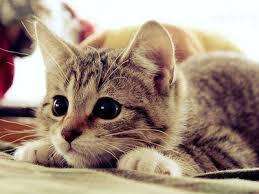
%> input picture cat.jpg, 259 x 194 px
$ octave shear2.m   (GNU Octave 9; MATLAB toolbox functions it lacks are replaced by stand-ins)
%> lines starting %> are read from the running program, lines starting %| are printed output that depends on the picture
clear;%shear
Image=rgb2gray(imread('cat.jpg'));
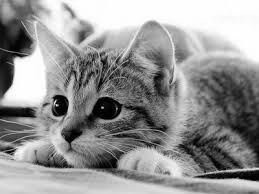
%> Image: size 194x259 uint8; min 0, max 255, mean 148.8
img1=affine2d([1 0.5 0;0 1 0;0 0 1]);%vertical
img2=affine2d([1 0 0;0.5 1 0;0 0 1]);%horizontal
C1=imwarp(Image,img1);
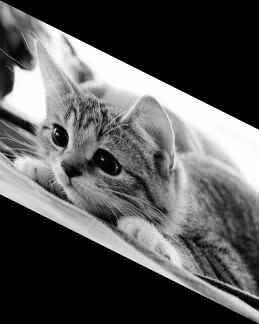
%> C1: size 324x259 uint8; min 0, max 255, mean 89.2
C2=imwarp(Image,img2);
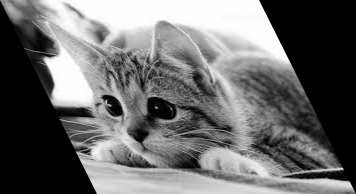
%> C2: size 194x356 uint8; min 0, max 255, mean 108.3
subplot(3,1,1);
imshow(Image);
title('Original image');
subplot(3,1,2);
imshow(C1);
title('Vertical shear');
subplot(3,1,3);
imshow(C2);
title('Horizontal shear');

$ run again, with axy expt3.jpg copied over cat.jpg
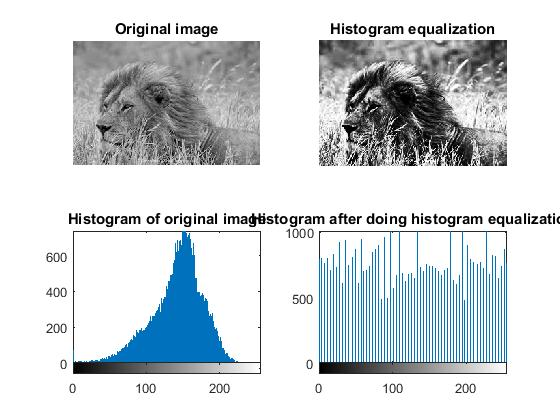
%> input picture axy expt3.jpg, 560 x 420 px
%> `C1=imwarp(Image,img1);`:
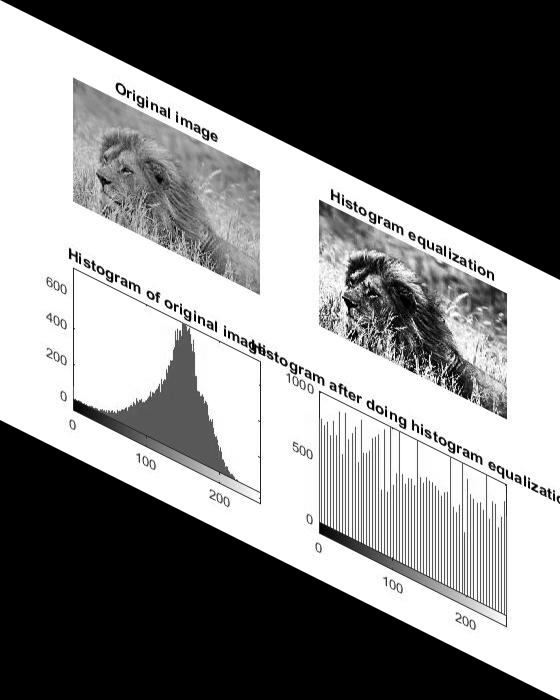
%> C1: size 700x560 uint8; min 0, max 255, mean 128.1
%> `C2=imwarp(Image,img2);`:
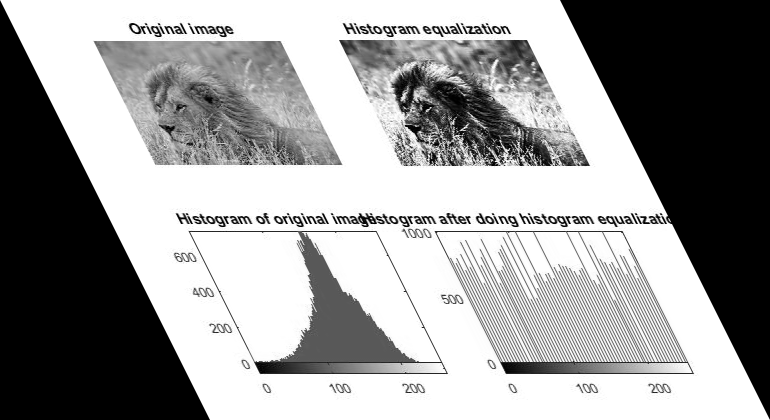
%> C2: size 420x770 uint8; min 0, max 255, mean 155.3

$ run again, with azfarcontrast.jpg copied over cat.jpg
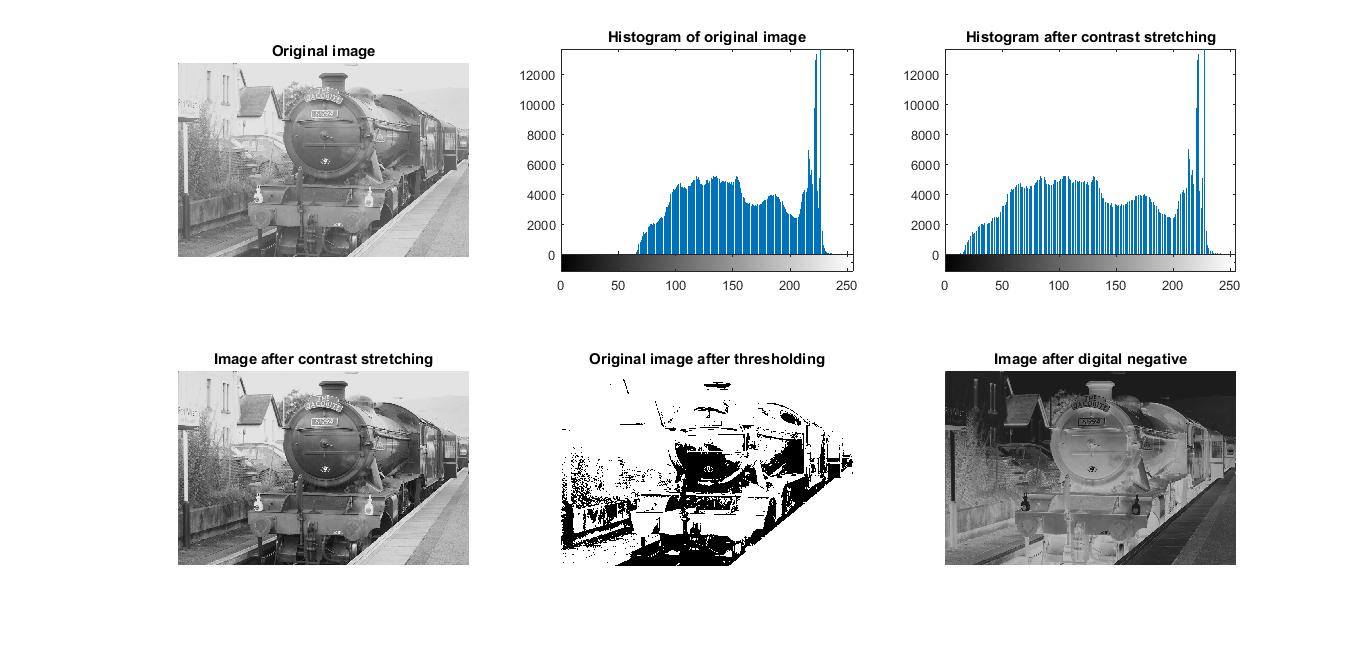
%> input picture azfarcontrast.jpg, 1366 x 651 px
%> `C1=imwarp(Image,img1);`:
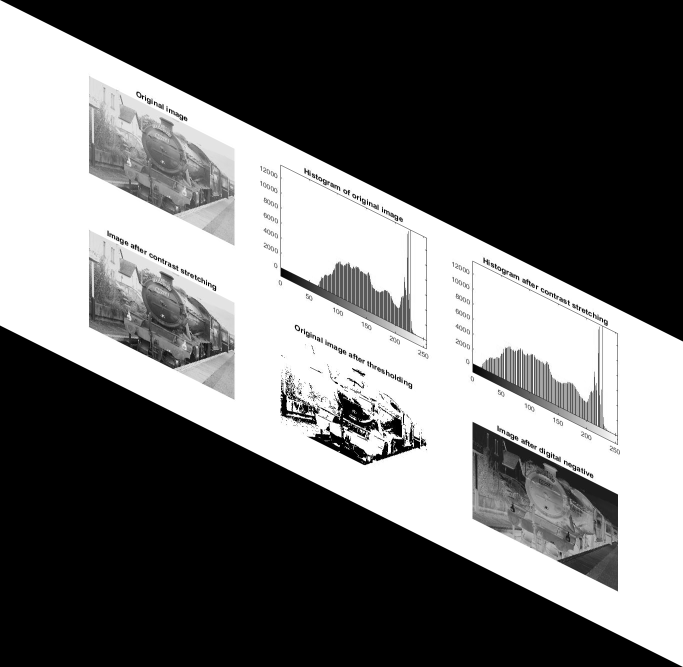
%> C1: size 1334x1366 uint8 (shown at 1/2 size); min 0, max 255, mean 107.2
%> `C2=imwarp(Image,img2);`:
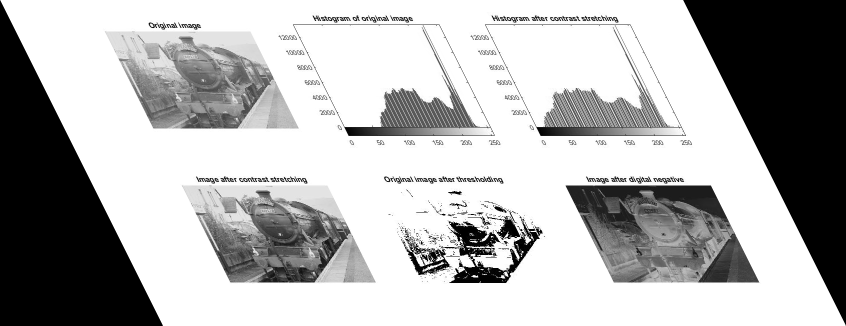
%> C2: size 651x1692 uint8 (shown at 1/2 size); min 0, max 255, mean 177.4
